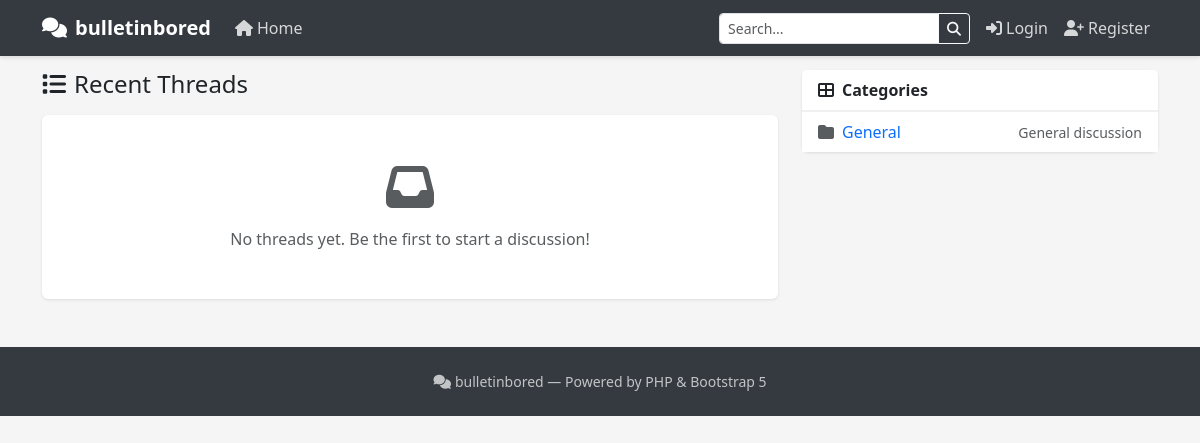
Before: / with the older database file.
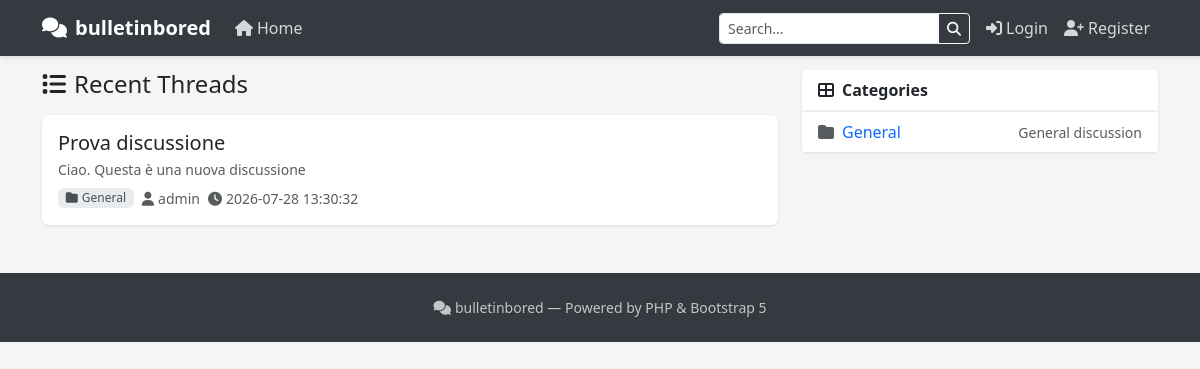
After: the same page with the newer database file.
### tables this page shows
CREATE TABLE categories (
                id INTEGER PRIMARY KEY AUTOINCREMENT,
                name TEXT NOT NULL,
                description TEXT,
                position INTEGER DEFAULT 0
            );

CREATE TABLE threads (
                id INTEGER PRIMARY KEY AUTOINCREMENT,
                category_id INTEGER,
                user_id INTEGER,
                title TEXT NOT NULL,
                content TEXT,
                status TEXT DEFAULT 'visible',
                created_at DATETIME DEFAULT CURRENT_TIMESTAMP,
                updated_at DATETIME DEFAULT CURRENT_TIMESTAMP
            );

CREATE TABLE users (
                id INTEGER PRIMARY KEY AUTOINCREMENT,
                username TEXT UNIQUE NOT NULL,
                password TEXT NOT NULL,
                role TEXT DEFAULT 'user'
            , email TEXT);

### views/home.php (the view, shortened to what this page needs)
<?php include __DIR__.'/header.php'; render_header('Home'); ?>
    <div class="row">
        <div class="col-lg-8">
            <div class="d-flex justify-content-between align-items-center mb-3">
                <h4 class="mb-0"><i class="fas fa-list me-2"></i>Recent Threads</h4>
            </div>
            <?php if (empty($threads ?? [])): ?>
                <div class="card">
                    <div class="card-body text-center py-5">
                        <i class="fas fa-inbox fa-3x text-muted mb-3"></i>
                        <p class="text-muted mb-0">No threads yet. Be the first to start a discussion!</p>
                    </div>
                </div>
            <?php else: ?>
                <?php foreach ($threads as $thread): ?>
                    <div class="card">
                        <div class="card-body">
                            <h5 class="card-title mb-1">
                                <a href="<?= base_url() ?>/?action=thread&id=<?= $thread['id'] ?>" class="thread-title">
                                    <?= escape($thread['title']) ?>
                                </a>
                            </h5>
                            <p class="card-text text-muted small mb-2">
                                <?= nl2br(escape(substr($thread['content'] ?? '', 0, 200))) ?>
                            </p>
                            <div class="d-flex align-items-center gap-2">
                                <span class="badge badge-cat"><i class="fas fa-folder me-1"></i><?= escape($thread['category_name'] ?? 'General') ?></span>
                                <small class="text-muted"><i class="fas fa-user me-1"></i><?= escape($thread['author']) ?></small>
                                <small class="text-muted"><i class="fas fa-clock me-1"></i><?= escape($thread['created_at'] ?? '') ?></small>
                            </div>
                        </div>
                    </div>
                <?php endforeach; ?>
            <?php endif; ?>
        </div>
        <div class="col-lg-4">
            <div class="card">
                <div class="card-header"><i class="fas fa-th-large me-2"></i>Categories</div>
                <div class="card-body p-0">
                    <ul class="list-group list-group-flush">
                        <?php foreach ($categories ?? [] as $cat): ?>
                            <li class="list-group-item d-flex justify-content-between align-items-center">
                                <a href="<?= base_url() ?>/?action=category&id=<?= $cat['id'] ?>" class="text-decoration-none">
                                    <i class="fas fa-folder me-2 text-muted"></i><?= escape($cat['name']) ?>
                                </a>
                                <small class="text-muted"><?= escape($cat['description'] ?? '') ?></small>
                            </li>
                        <?php endforeach; ?>
                    </ul>
                </div>
            </div>
        </div>
    </div>

Changed rows visible on the page:
added threads: title "Prova discussione", content "Ciao. Questa è una nuova discussione", category.name "General", user.username "admin", created_at "2026-07-28 13:30:32"
Other visible differences:
text no longer shown: "No threads yet. Be the first to start a discussion!"
